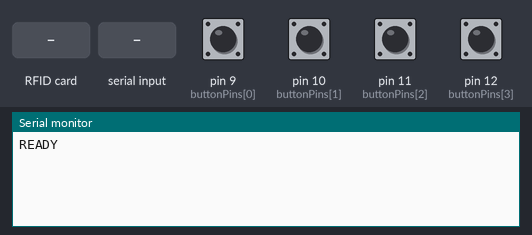
Simulated run of this sketch. Board: Arduino Mega 2560, built with avr-gcc and run on an emulated ATmega2560. Parts: the last lines printed to the serial monitor. The test bench sets the inputs (shaded band); at power-on: pin 9 (buttonPins[0]), pin 10 (buttonPins[1]), pin 11 (buttonPins[2]), pin 12 (buttonPins[3]) HIGH. Random numbers use the default seed unless the sketch sets one.

Above: at 1.2 s.
1.3 s: pin 9 (buttonPins[0]) pulled LOW for 0.15 s
At 2.5 s:
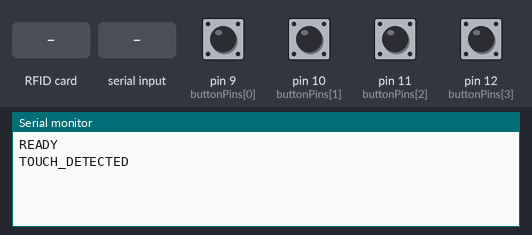
2.9 s: RFID card 5E 7A 19 C4 held to the reader
At 3.8 s:
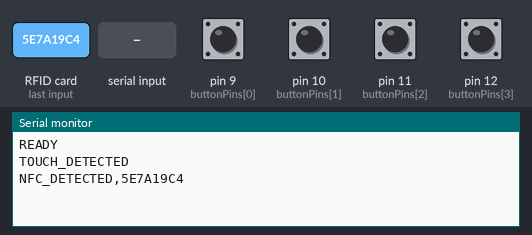
4.4 s: "START_TEST\n" received over Serial
At 6.2 s:
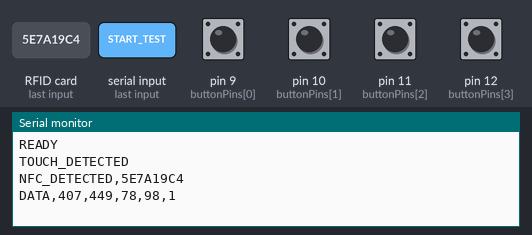
Timing chart, 0 to 7.7 s (numbered marks = the images above; inputs shaded):
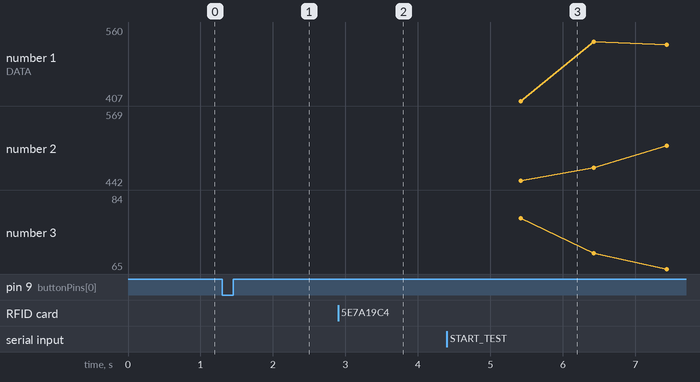

Measured:
- after the input at 1.3 s, the serial monitor: prints a new line at once (image 1)
- after the input at 2.9 s, the serial monitor: prints a new line at once (image 2)
- after the input at 4.4 s, the serial monitor: prints a new line after 1.0 s (image 3)

The sketch:

cod_arduino.ino
```cpp
#include <Wire.h>
#include <Adafruit_PN532.h>

// ===== SETĂRI NFC (Conectat pe 4 fire: SDA=20, SCL=21) =====
#define PN532_IRQ   (2) // Ignorat fizic de Mega în 4 fire
#define PN532_RESET (3) // Ignorat fizic de Mega în 4 fire
Adafruit_PN532 nfc(PN532_IRQ, PN532_RESET);

// ===== SETĂRI BUTOANE =====
const int buttonPins[] = {9, 10, 11, 12};
const int numButtons = 4;
bool lastButtonStates[] = {HIGH, HIGH, HIGH, HIGH};
uint32_t lastDebounceTime = 0;

// ===== VARIABILE DE CONTROL (Comunicare C#) =====
bool isCollecting = false;
uint32_t tsLastReport = 0;
#define REPORTING_PERIOD_MS 1000 // Trimite date o dată pe secundă

void setup() {
    Serial.begin(115200);
    while (!Serial) delay(10);

    // 1. Inițializare Butoane
    for (int i = 0; i < numButtons; i++) {
        pinMode(buttonPins[i], INPUT_PULLUP);
    }

    // 2. Inițializare NFC
    nfc.begin();
    uint32_t versiondata = nfc.getFirmwareVersion();
    if (versiondata) {
        nfc.SAMConfig(); // Setăm NFC-ul să citească tag-uri
    }

    // Spunem aplicației C# că Arduino e gata
    Serial.println("READY");
}

void loop() {
    // ==========================================
    // 1. ASCULTĂM COMENZI DIN APLICAȚIA C#
    // ==========================================
    if (Serial.available() > 0) {
        String cmd = Serial.readStringUntil('\n');
        cmd.trim();

        if (cmd == "START_TEST") {
            isCollecting = true;
            tsLastReport = millis();
        }
        else if (cmd == "STOP_TEST") {
            isCollecting = false;
        }
    }

    // ==========================================
    // 2. VERIFICARE BUTOANE (Hardware Real)
    // ==========================================
    bool anyButtonPressedNow = false;

    for (int i = 0; i < numButtons; i++) {
        bool currentState = digitalRead(buttonPins[i]);

        // Verificăm dacă butonul tocmai a fost apăsat (tranziție de la HIGH la LOW)
        if (currentState == LOW && lastButtonStates[i] == HIGH) {
            anyButtonPressedNow = true;
        }
        lastButtonStates[i] = currentState; // Salvăm starea pentru tura viitoare
    }

    // Trimitem semnalul de TOUCH către C# o singură dată per apăsare
    if (anyButtonPressedNow) {
        if (millis() - lastDebounceTime > 50) {
            lastDebounceTime = millis();
            Serial.println("TOUCH_DETECTED");
        }
    }

    // ==========================================
    // 3. VERIFICARE NFC (Hardware Real)
    // ==========================================
    uint8_t uid[] = { 0, 0, 0, 0, 0, 0, 0 };
    uint8_t uidLength;

    // Citim cardul cu un timeout foarte scurt (50ms) ca să nu blocăm restul codului
    if (nfc.readPassiveTargetID(PN532_MIFARE_ISO14443A, uid, &uidLength, 50)) {
        Serial.print("NFC_DETECTED,");
        for (uint8_t i = 0; i < uidLength; i++) {
            if (uid[i] <= 0x0F) Serial.print("0");
            Serial.print(uid[i], HEX);
        }
        Serial.println();

        delay(500); // Pauză antiblocaj pentru același card
    }

    // ==========================================
    // 4. TRIMITERE DATE CĂTRE C# (Fără senzor distanță)
    // ==========================================
    if (isCollecting) {
        uint32_t now = millis();

        if (now - tsLastReport >= REPORTING_PERIOD_MS) {
            tsLastReport = now;

            // Generăm date medicale fake
            int fakeEcgDr = random(400, 600);
            int fakeEcgSt = random(400, 600);
            uint8_t fakeHr = random(65, 85);
            uint8_t fakeSpo2 = random(96, 100);

            // Trimitem 1 constant ca aplicația să creadă că pacientul e mereu la aparat
            int fakeDistFlag = 1;

            // Formatul trimis: DATA,ecgDr,ecgSt,hr,spo2,distFlag
            Serial.print("DATA,");
            Serial.print(fakeEcgDr); Serial.print(",");
            Serial.print(fakeEcgSt); Serial.print(",");
            Serial.print(fakeHr); Serial.print(",");
            Serial.print(fakeSpo2); Serial.print(",");
            Serial.println(fakeDistFlag);
        }
    }
}
```
